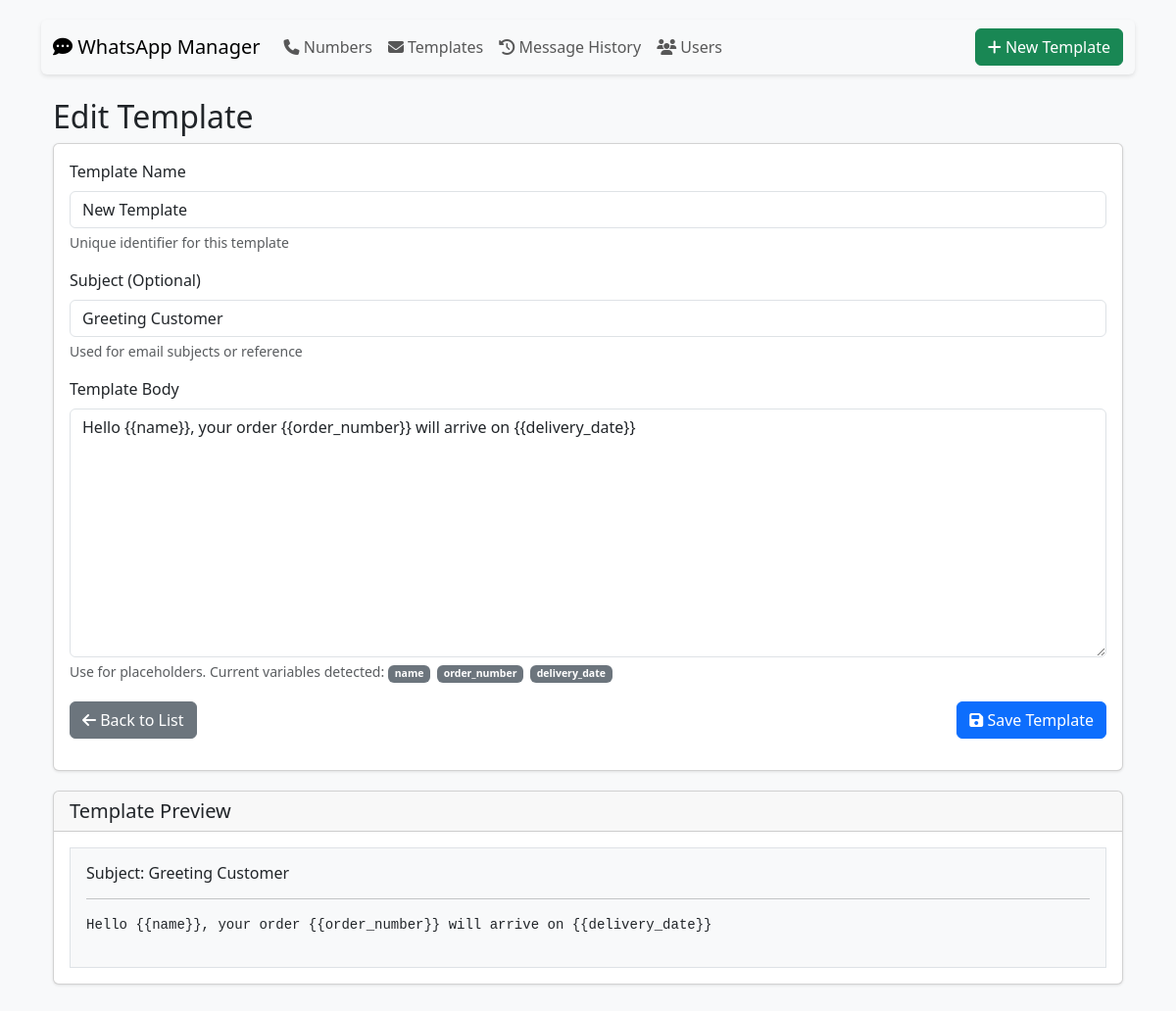
/template/edit/1, run on the app's committed database.
### tables this page shows
CREATE TABLE templates (
                id INTEGER PRIMARY KEY AUTOINCREMENT,
                name TEXT UNIQUE,
                subject TEXT,
                body TEXT,
                created_at TEXT DEFAULT CURRENT_TIMESTAMP,
                updated_at TEXT DEFAULT CURRENT_TIMESTAMP
            );

### app.py (the view)
@app.route('/template/edit/<int:template_id>', methods=['GET'])
def edit_template(template_id):
    template = get_template(template_id)
    if not template:
        flash('Template not found', 'error')
        return redirect(url_for('manage_templates'))
    return render_template('edit_template.html', template=template)

### app.py (called while the page is built)
@app.context_processor
def utility_processor():
    return dict(get_template_variables=get_template_variables)

def get_template_variables(template_body):
    return re.findall(r'{{\s*(\w+)\s*}}', template_body)

def get_template(template_id):
    with sqlite3.connect('database.db') as conn:
        conn.row_factory = sqlite3.Row
        cursor = conn.execute('SELECT * FROM templates WHERE id = ?', (template_id,))
        return cursor.fetchone()

### templates/edit_template.html (shortened to what this page needs)
{% block content %}
<div class="container mt-4">
    <h2>{% if template %}Edit{% else %}Create New{% endif %} Template</h2>
    <div class="card">
        <div class="card-body">
            <form method="POST" action="{{ url_for('manage_templates') }}">
                <div class="mb-3">
                    <label for="name" class="form-label">Template Name</label>
                    <input type="text" class="form-control" id="name" name="name"
                           value="{{ template['name'] if template else '' }}" required>
                    <div class="form-text">Unique identifier for this template</div>
                </div>
                <div class="mb-3">
                    <label for="subject" class="form-label">Subject (Optional)</label>
                    <input type="text" class="form-control" id="subject" name="subject"
                           value="{{ template['subject'] if template else '' }}">
                    <div class="form-text">Used for email subjects or reference</div>
                </div>
                <div class="mb-3">
                    <label for="body" class="form-label">Template Body</label>
                    <textarea class="form-control" id="body" name="body" rows="10"
                              required>{{ template['body'] if template else '' }}</textarea>
                    <div class="form-text">
                        Use {{variable_name}} for placeholders. Current variables detected:
                        {% if template %}
                            {% set vars = get_template_variables(template['body']) %}
                            {% for var in vars %}
                                <span class="badge bg-secondary">{{ var }}</span>
                            {% endfor %}
                        {% else %}
                            None yet
                        {% endif %}
                    </div>
                </div>
                <div class="d-flex justify-content-between">
                    <a href="{{ url_for('manage_templates') }}" class="btn btn-secondary">
                        <i class="fas fa-arrow-left"></i> Back to List
                    </a>
                    <button type="submit" class="btn btn-primary">
                        <i class="fas fa-save"></i> Save Template
                    </button>
                </div>
            </form>
        </div>
    </div>
    {% if template %}
    <div class="card mt-3">
        <div class="card-header">
            <h5 class="mb-0">Template Preview</h5>
        </div>
        <div class="card-body">
            <div class="border p-3 bg-light">
                <h6>Subject: {{ template['subject'] }}</h6>
                <hr>
                <pre>{{ template['body'] }}</pre>
            </div>
        </div>
    </div>
    {% endif %}
</div>
{% endblock %}

### templates/base.html (style rules this page uses)
body { padding-top: 20px; padding-bottom: 20px; background-color: #f8f9fa; }
.card { margin-bottom: 20px; box-shadow: 0 1px 3px rgba(0,0,0,.1); }
.badge { margin-right: 3px; margin-bottom: 3px; }

### data on the page
templates: name "New Template", subject "Greeting Customer", body "Hello {{name}}, your order {{order_number}} will arrive on {{delivery_date}}"

### other printed values
{{ var }} "name" "order_number" "delivery_date"
